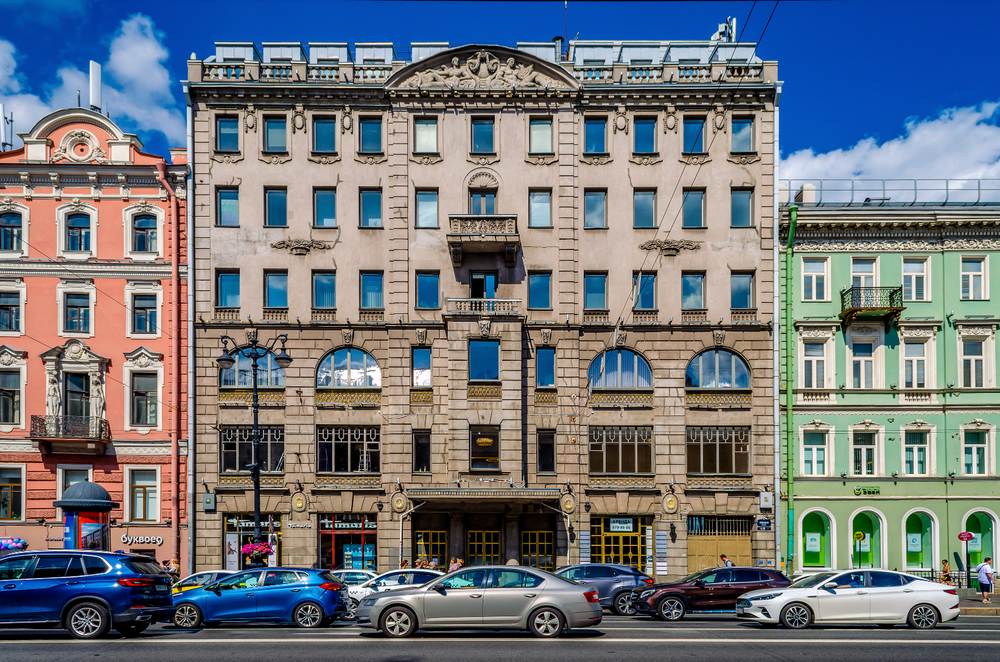
#> input picture laba_1/results/decimated_N3.png, 1000 x 662 px, shrunk from 1643 x 1088 before the run, given in place of input_2.png, which was not available
$ python main.py
#> lines starting #> are read from the running program, lines starting #| are printed output that depends on the picture; after the words box and inside, x2 and y2 are one past the last pixel; in counts of white or black regions, pixels touching at a corner belong together; pictures that were not available may be replaced by others from this repository, and a replacement may not be noted
import os
import numpy as np
from PIL import Image
from math import acos, sqrt, pi

def load_image(path: str) -> np.ndarray:

#> called with path = 'input/input_2.png'
    img = Image.open(path).convert('RGB')
#> img is the input picture: PIL image 1000x662 RGB; mean R, G, B 112.6, 117.9, 124.1
#| Изображение загружено. Размер: (662, 1000, 3)
    return np.array(img, dtype=np.uint8)

def save_image(arr: np.ndarray, path: str) -> None:

    img = Image.fromarray(arr.astype(np.uint8))
    img.save(path)


def extract_channels(rgb: np.ndarray) -> tuple:

    R = rgb[:, :, 0]
    G = rgb[:, :, 1]
    B = rgb[:, :, 2]
    return R, G, B

def rgb_to_hsi(rgb: np.ndarray) -> tuple:

    R = rgb[:, :, 0].astype(float) / 255.0
    G = rgb[:, :, 1].astype(float) / 255.0
    B = rgb[:, :, 2].astype(float) / 255.0

    I = (R + G + B) / 3.0

    min_RGB = np.minimum(np.minimum(R, G), B)
    sum_RGB = R + G + B
    S = np.zeros_like(I)
    mask = sum_RGB > 0
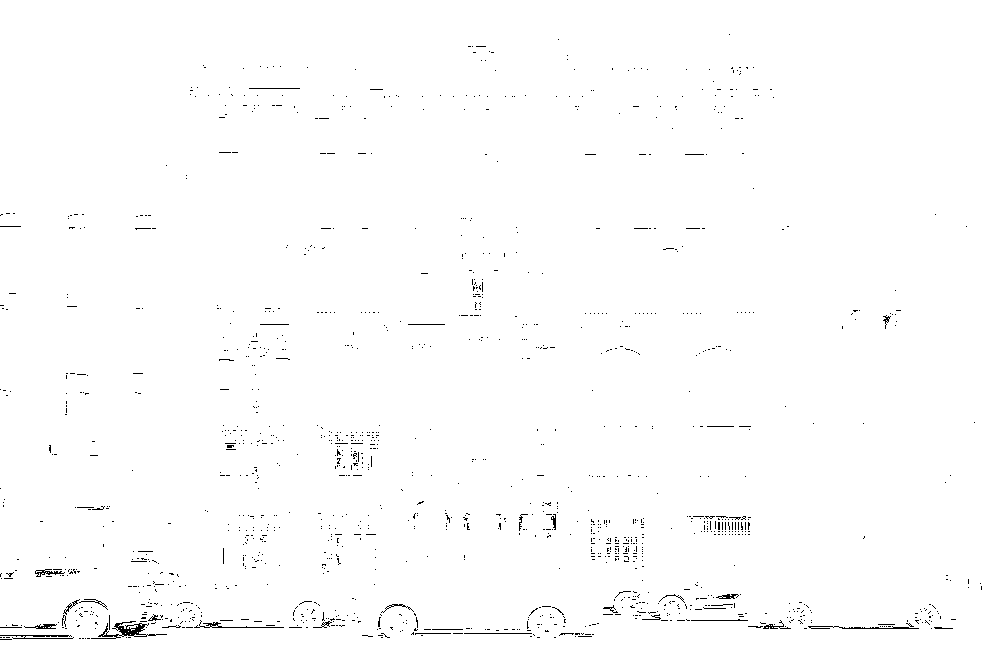
#> mask: shape (662, 1000) bool; 99.1% white; black in thin lines or dots, all inside (x1, y1, x2, y2) = (0, 34, 982, 640)
    S[mask] = 1.0 - 3.0 * min_RGB[mask] / sum_RGB[mask]

    H = np.zeros_like(I)
    mask_s = S > 0
#> mask_s: shape (662, 1000) bool; 98.9% white; black in thin lines or dots
    num = 0.5 * ((R - G) + (R - B))
    den = np.sqrt((R - G)**2 + (R - B) * (G - B))

    den[den == 0] = 1e-10
#> den: shape (662, 1000) float64; min 1e-10, max 1, mean 0.181
    cos_theta = np.clip(num / den, -1.0, 1.0)
    theta = np.arccos(cos_theta)
    H[mask_s] = theta[mask_s] * 180.0 / pi

    mask_bg = B > G
#> mask_bg: shape (662, 1000) bool; 39.2% white; 3097 white regions (2762 under 20 px), largest, box (x1, y1, x2, y2) and area: (0, 0, 1000, 321) 111622, (0, 321, 960, 640) 54971, (0, 642, 1000, 662) 17772
    H[mask_s & mask_bg] = 360.0 - H[mask_s & mask_bg]

    H_norm = H / 360.0 * 255.0
    S_norm = S * 255.0
    I_norm = I * 255.0

    return H_norm.astype(np.uint8), S_norm.astype(np.uint8), I_norm.astype(np.uint8)

def hsi_to_rgb(H: np.ndarray, S: np.ndarray, I: np.ndarray) -> np.ndarray:

    H = H.astype(float) / 255.0 * 360.0   # градусы
    S = S.astype(float) / 255.0
    I = I.astype(float) / 255.0

    R = np.zeros_like(H)
    G = np.zeros_like(H)
    B = np.zeros_like(H)

    mask0 = (0 <= H) & (H < 120)
#> mask0: shape (662, 1000) bool; 55% white; 3001 black regions (2644 under 20 px), largest, box (x1, y1, x2, y2) and area: (0, 0, 1000, 321) 114613, (0, 321, 1000, 640) 68640, (0, 642, 1000, 662) 18596
    H0 = H[mask0]
    B[mask0] = I[mask0] * (1 - S[mask0])
    R[mask0] = I[mask0] * (1 + S[mask0] * np.cos(np.radians(H0)) / np.cos(np.radians(60 - H0)))
    G[mask0] = 3 * I[mask0] - (R[mask0] + B[mask0])

    mask1 = (120 <= H) & (H < 240)
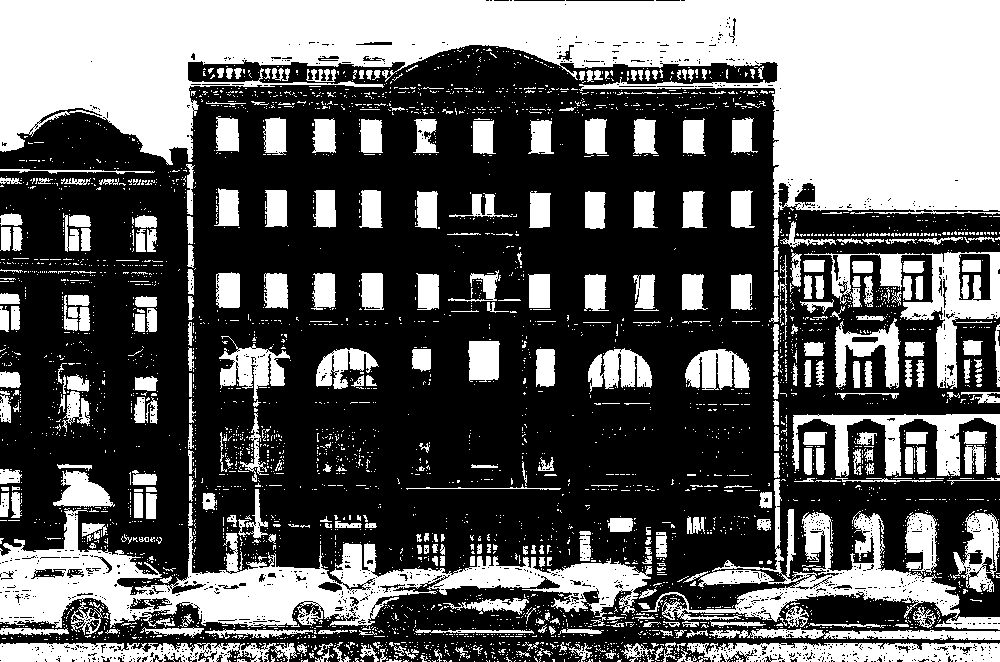
#> mask1: shape (662, 1000) bool; 37.9% white; 3843 white regions (3461 under 20 px), largest, box (x1, y1, x2, y2) and area: (0, 0, 1000, 218) 109458, (0, 508, 652, 628) 26572, (641, 479, 960, 622) 9957
    H1 = H[mask1] - 120
    R[mask1] = I[mask1] * (1 - S[mask1])
    G[mask1] = I[mask1] * (1 + S[mask1] * np.cos(np.radians(H1)) / np.cos(np.radians(60 - H1)))
    B[mask1] = 3 * I[mask1] - (R[mask1] + G[mask1])

    mask2 = (240 <= H) & (H < 360)
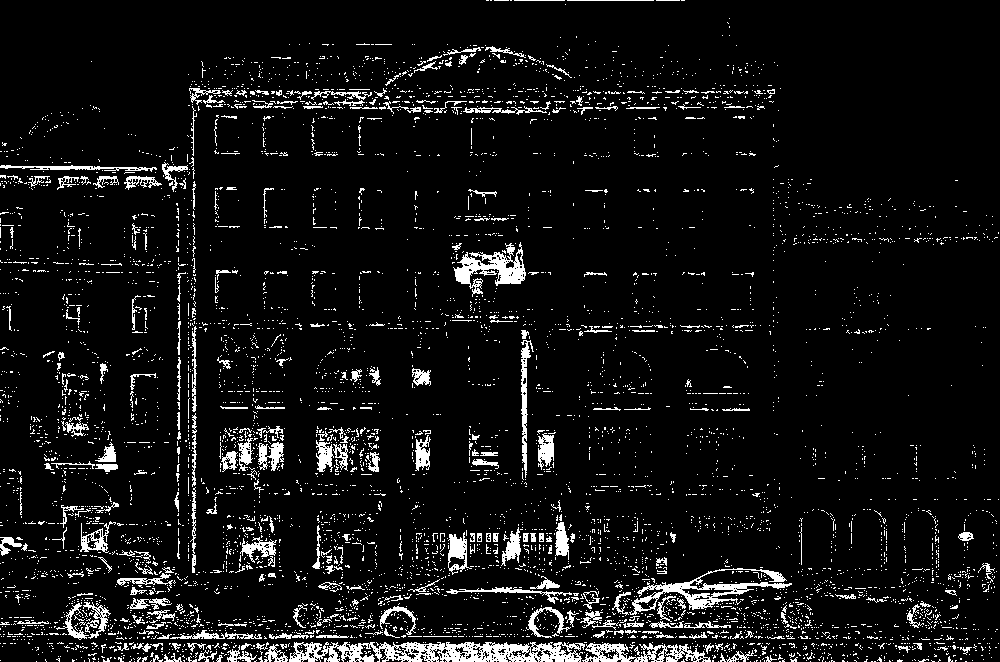
#> mask2: shape (662, 1000) bool; 7.1% white in thin lines or dots
    H2 = H[mask2] - 240
    G[mask2] = I[mask2] * (1 - S[mask2])
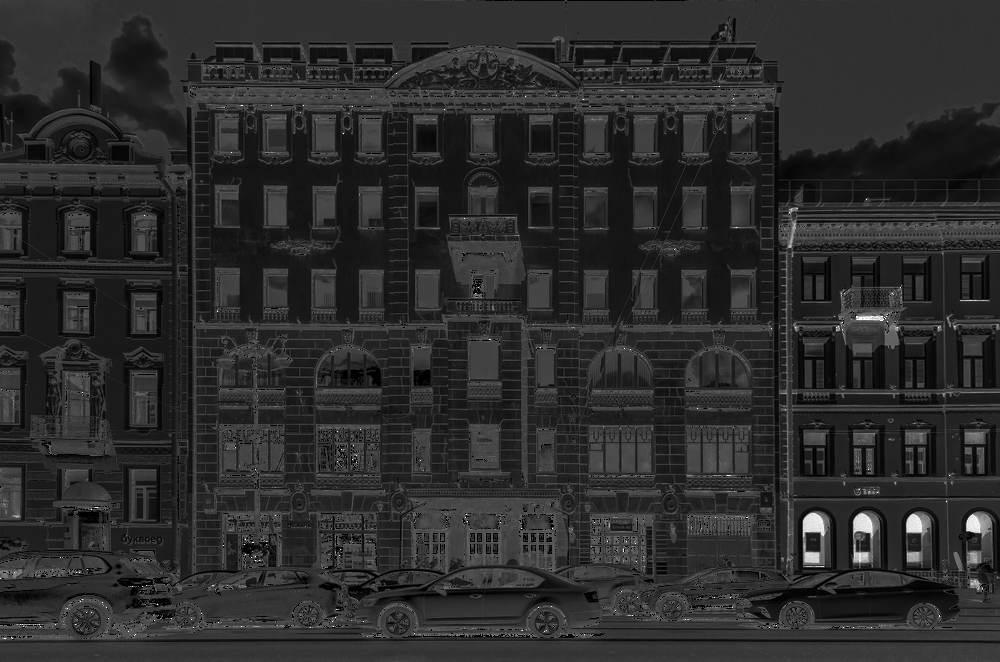
#> G: shape (662, 1000) float64; min 0, max 3, mean 0.524; drawn with min black and max white
    B[mask2] = I[mask2] * (1 + S[mask2] * np.cos(np.radians(H2)) / np.cos(np.radians(60 - H2)))
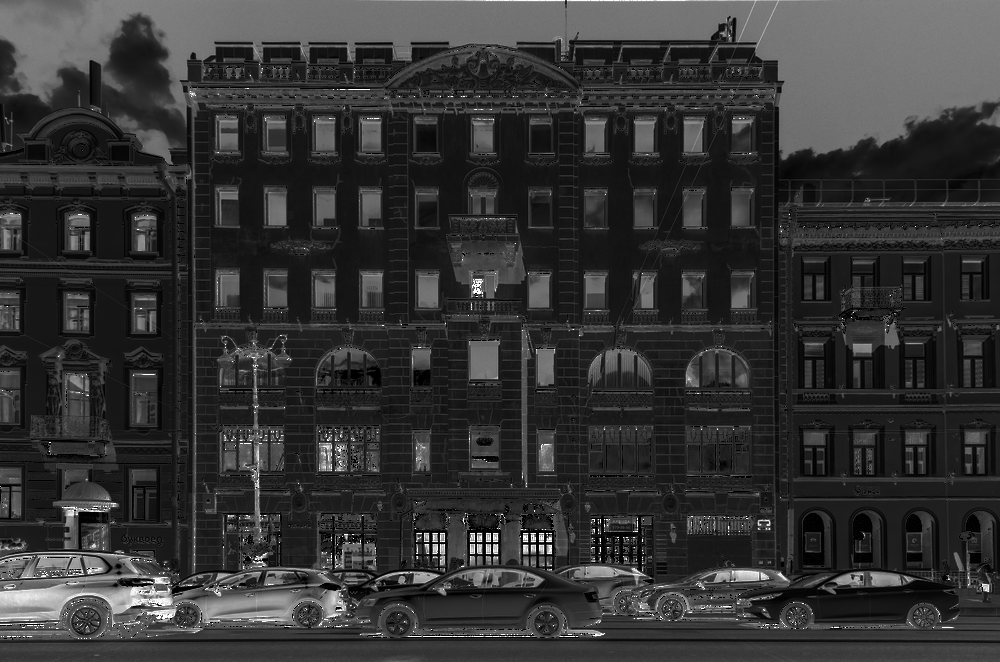
#> B: shape (662, 1000) float64; min 0, max 3, mean 0.613; drawn with min black and max white
    R[mask2] = 3 * I[mask2] - (G[mask2] + B[mask2])
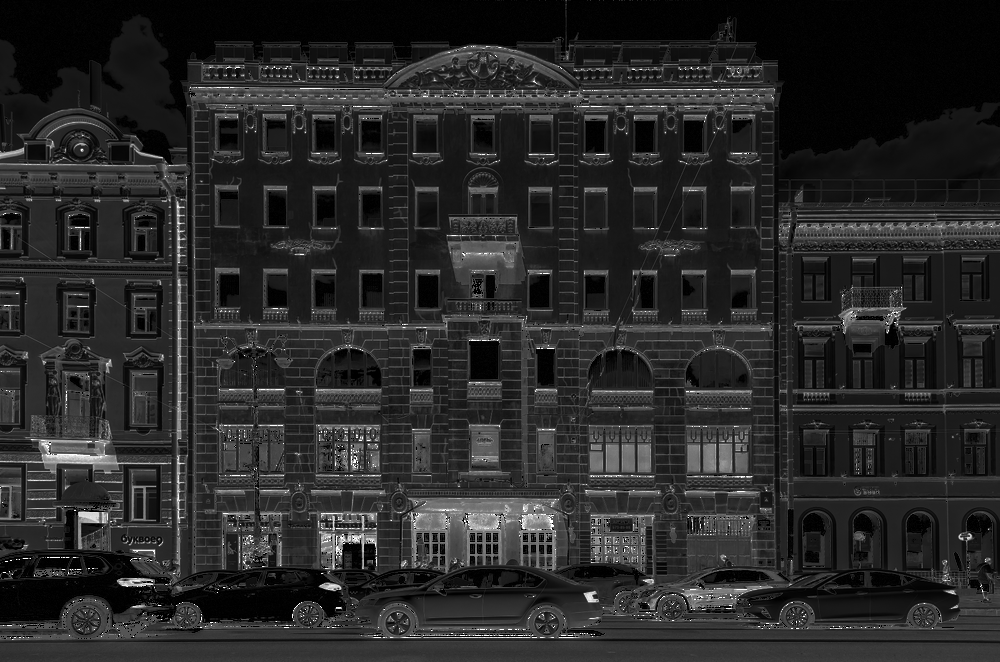
#> R: shape (662, 1000) float64; min 0, max 3, mean 0.477; drawn with min black and max white

    rgb = np.stack([R, G, B], axis=2)
    rgb = np.clip(rgb * 255, 0, 255).astype(np.uint8)
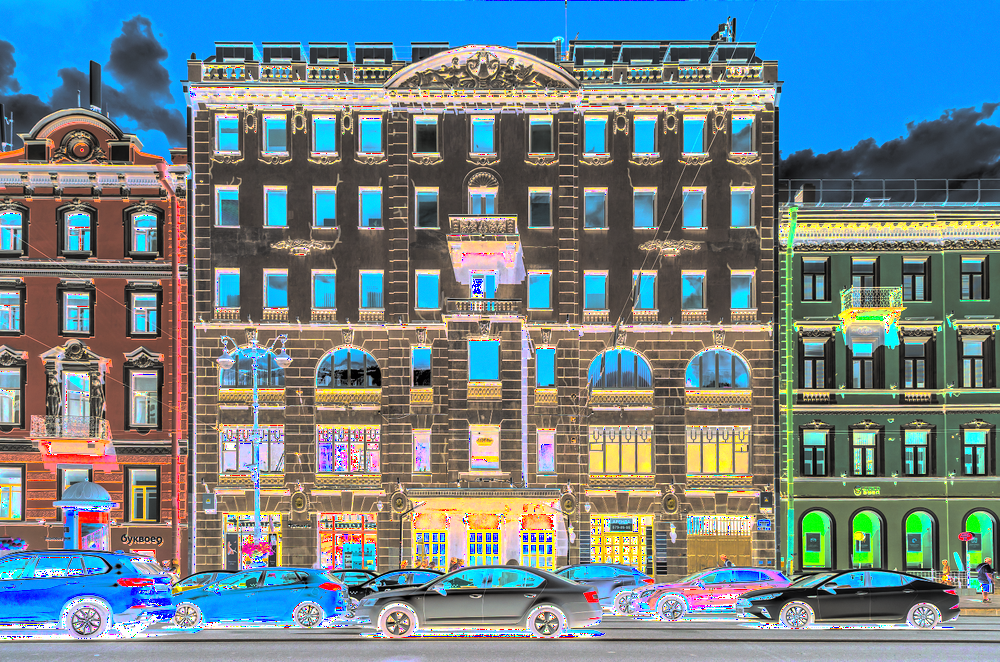
#> rgb: shape (662, 1000, 3); mean of channels 0, 1, 2 112.4, 130.9, 135.8; drawn as R, G, B
    return rgb

def invert_intensity(rgb: np.ndarray) -> np.ndarray:

    H, S, I = rgb_to_hsi(rgb)
    I_inv = 255 - I                     # инверсия яркости
    return hsi_to_rgb(H, S, I_inv)

def stretch_image(img: np.ndarray, M: int) -> np.ndarray:

#> called with M = 2
    h, w, ch = img.shape
    new_h = int(round(h * M))
    new_w = int(round(w * M))
    new_img = np.zeros((new_h, new_w, ch), dtype=img.dtype)

    for y in range(new_h):
        for x in range(new_w):
            # ближайший пиксель
            src_y = min(int(round(y / M)), h - 1)
            src_x = min(int(round(x / M)), w - 1)
            new_img[y, x] = img[src_y, src_x]
    return new_img

def decimate_image(img: np.ndarray, N: int) -> np.ndarray:

#> called with N = 3
    h, w, ch = img.shape
    new_h = int(round(h / N))
    new_w = int(round(w / N))
    new_img = np.zeros((new_h, new_w, ch), dtype=img.dtype)

    for y in range(new_h):
        for x in range(new_w):
            src_y = min(y * N, h - 1)
            src_x = min(x * N, w - 1)
            new_img[y, x] = img[src_y, src_x]
    return new_img

def two_pass_resampling(img: np.ndarray, M: int, N: int) -> np.ndarray:

    tmp = stretch_image(img, M)
    return decimate_image(tmp, N)

def one_pass_resampling(img: np.ndarray, K: float) -> np.ndarray:

#> called with K = 0.75
    h, w, ch = img.shape
    new_h = int(round(h * K))
    new_w = int(round(w * K))
    new_img = np.zeros((new_h, new_w, ch), dtype=img.dtype)

    for y in range(new_h):
        for x in range(new_w):
            src_y = min(int(round(y / K)), h - 1)
            src_x = min(int(round(x / K)), w - 1)
            new_img[y, x] = img[src_y, src_x]
    return new_img


if __name__ == '__main__':

    src_path = "input/input_2.png"

    original = load_image(src_path)
    print(f"Изображение загружено. Размер: {original.shape}")

    os.makedirs("results", exist_ok=True)

    R, G, B = extract_channels(original)

    R_color = np.zeros_like(original)
    R_color[:, :, 0] = R
    save_image(R_color, "results/R_channel.png")
    G_color = np.zeros_like(original)
    G_color[:, :, 1] = G
    save_image(G_color, "results/G_channel.png")

    B_color = np.zeros_like(original)
    B_color[:, :, 2] = B
    save_image(B_color, "results/B_channel.png")

    print("Цветные каналы R, G, B сохранены.")

    H, S, I = rgb_to_hsi(original)
    save_image(I, "results/I_component.png")
    print("Яркостная компонента (I) сохранена.")

    inverted_img = invert_intensity(original)
    save_image(inverted_img, "results/inverted_brightness.png")
    print("Изображение с инвертированной яркостью сохранено.")

    print("\n Передискретизация")

    M = 2
    stretched = stretch_image(original, M)
    save_image(stretched, f"results/stretched_M{M}.png")
    print(f"Растянутое изображение (M={M}) сохранено.")

    N = 3
    decimated = decimate_image(original, N)
    save_image(decimated, f"results/decimated_N{N}.png")
    print(f"Сжатое изображение (N={N}) сохранено.")

    K = M / N
    print(f"Двухпроходная передискретизация с K = {K} (M={M}, N={N})")
    two_pass = two_pass_resampling(original, M, N)
    save_image(two_pass, f"results/two_pass_M{M}_N{N}.png")
    print("Результат двухпроходной передискретизации сохранён.")

    K_float = 0.75
    one_pass = one_pass_resampling(original, K_float)
    save_image(one_pass, f"results/one_pass_K{K_float}.png")
    print("Результат однопроходной передискретизации сохранён.")

$ run again, on laba_1/input/input.png
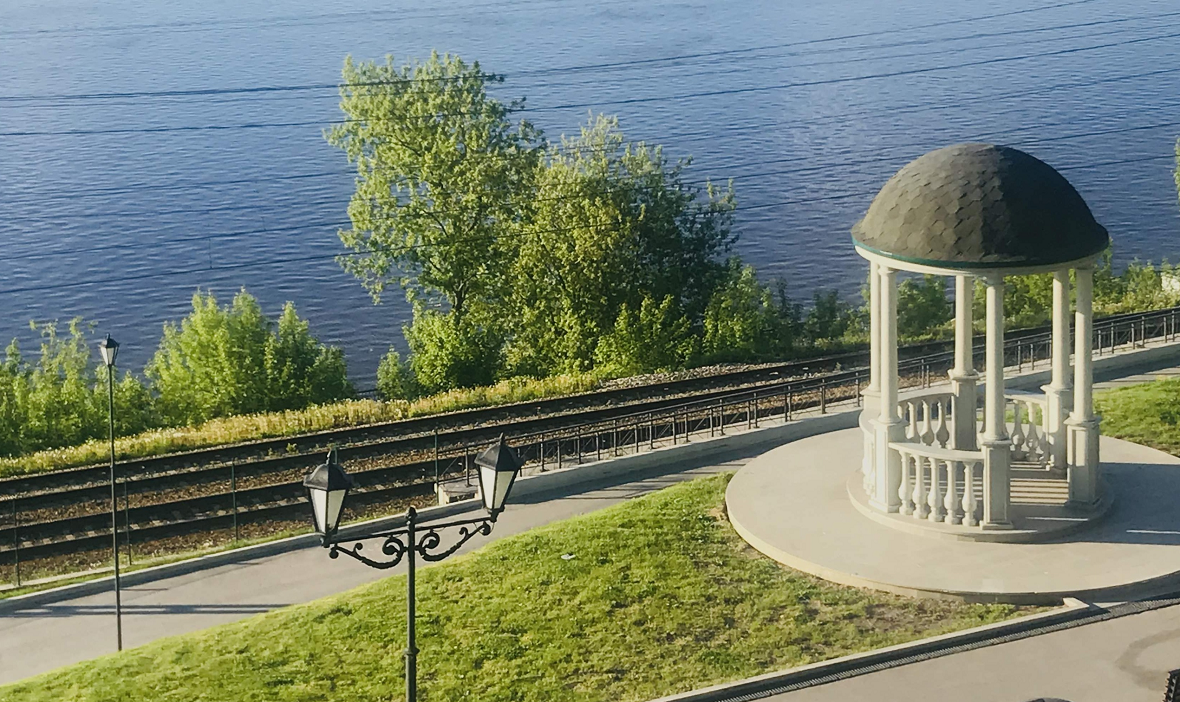
#> input picture laba_1/input/input.png, 1180 x 702 px, given in place of input_2.png, which was not available
#> in load_image, img is the input picture: PIL image 1180x702 RGB; mean R, G, B 116.6, 127.7, 111.1
#| Изображение загружено. Размер: (702, 1180, 3)
#> in rgb_to_hsi, `mask = sum_RGB > 0`:
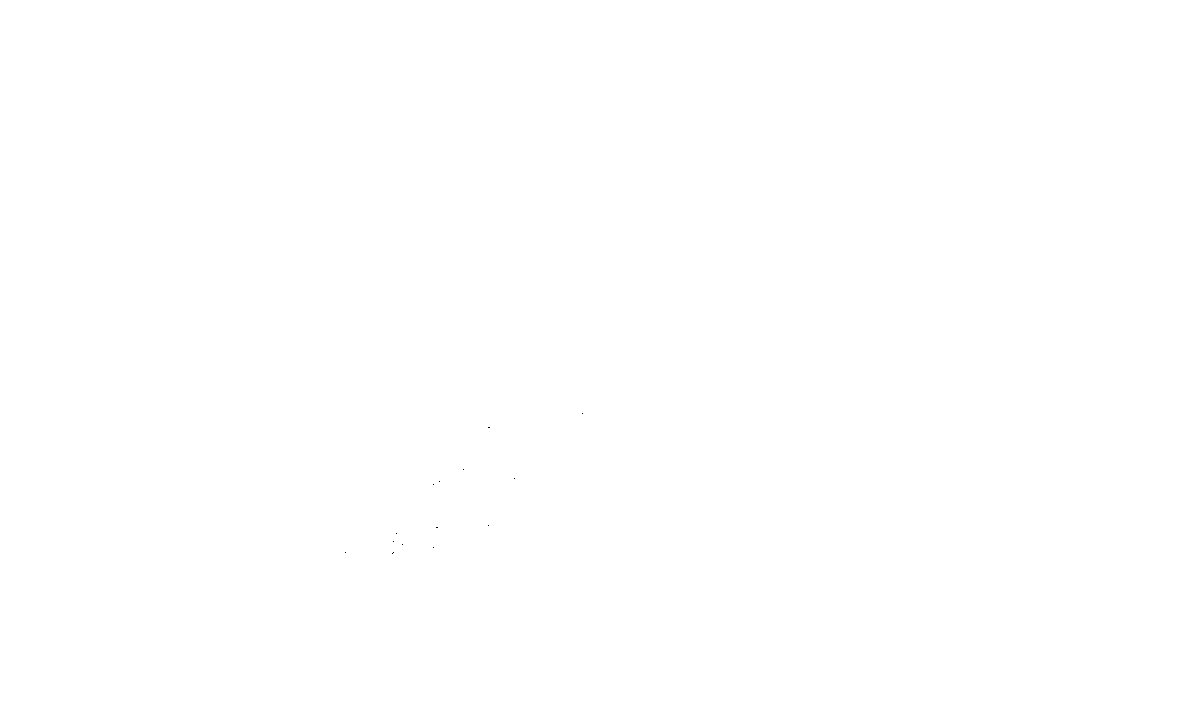
#> mask: shape (702, 1180) bool; 100% white; black in thin lines or dots, all inside (x1, y1, x2, y2) = (345, 413, 583, 554)
#> mask_s: shape (702, 1180) bool; 100% white; black in thin lines or dots, all inside (x1, y1, x2, y2) = (39, 161, 1175, 702)
#> mask_bg: shape (702, 1180) bool; 35.2% white; 574 white regions (503 under 20 px), largest, box (x1, y1, x2, y2) and area: (0, 0, 1180, 400) 275261, (1051, 463, 1180, 544) 7126, (0, 591, 83, 617) 934
#> in rgb_to_hsi, `H[mask_s & mask_bg] = 360.0 - H[mask_s & mask_bg]`:
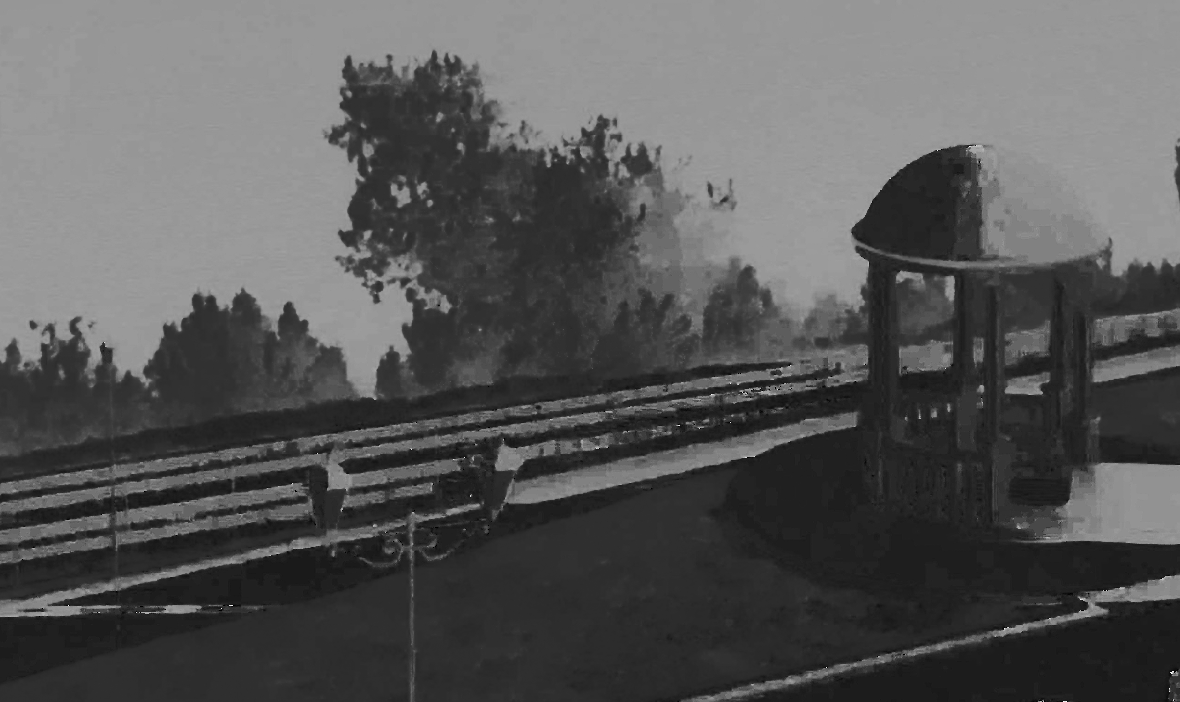
#> H: shape (702, 1180) float64; min 0, max 354.2, mean 122.3; drawn with min black and max white
#> H2 = 226 values, max 112.9 at index 212, min 0 at index 1, mean 23.18
